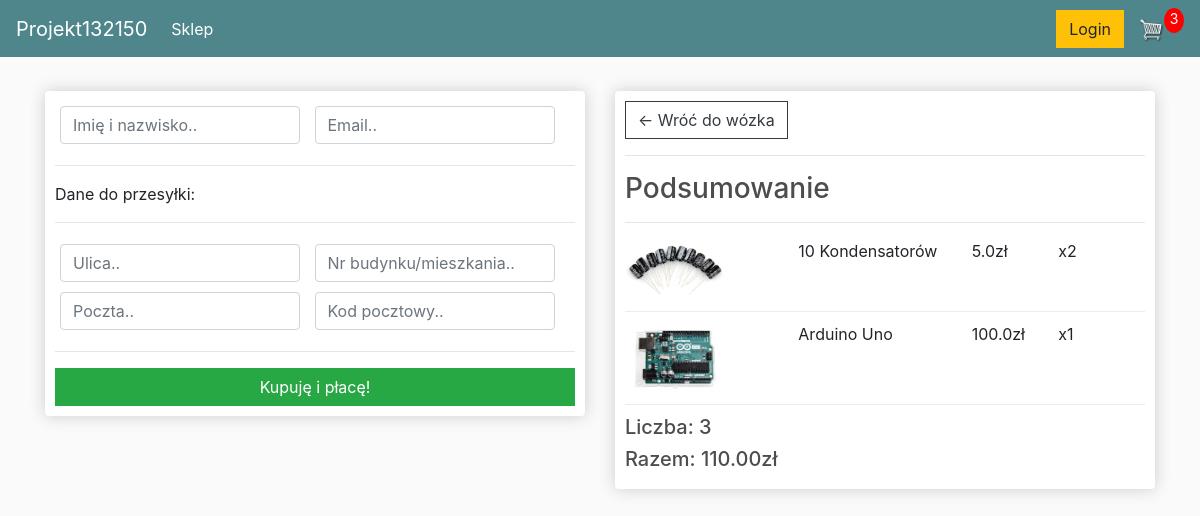
/checkout/ (signed in), run on an earlier commit of the app's database.
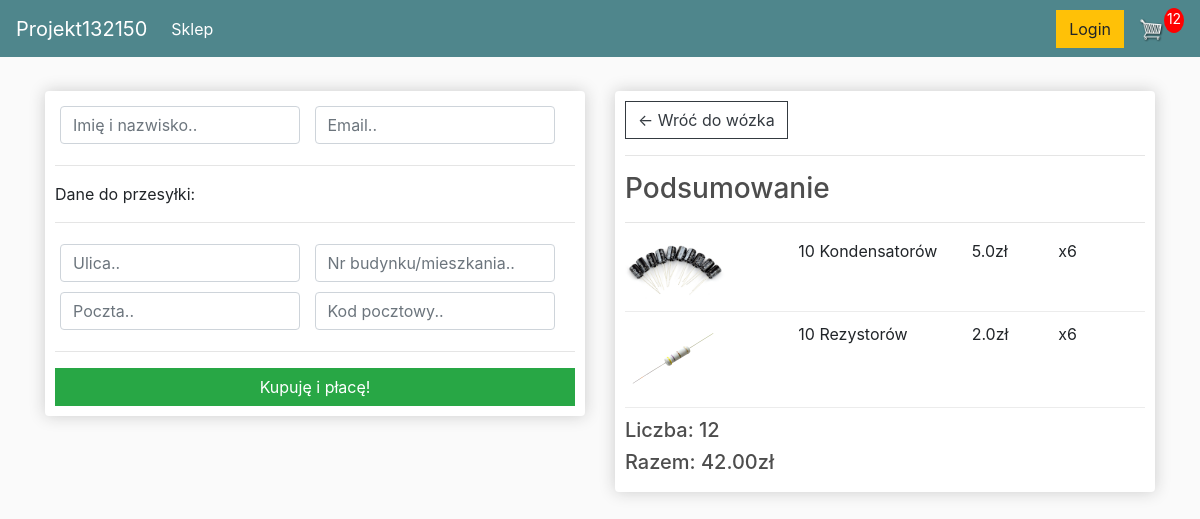
And on a later commit of the database.
### store/models.py (models this page shows, shortened)
class OrderItem(models.Model):
    product = models.ForeignKey(Product, on_delete=models.SET_NULL, blank = True, null=True)
    order = models.ForeignKey(Order, on_delete=models.SET_NULL, blank = True, null=True)
    quantity = models.IntegerField(default=0, null = True, blank = True)
    date_added = models.DateTimeField(auto_now_add=True)
    @property
    def get_total(self):
        total = self.product.price * self.quantity
        return total

class Product(models.Model):
     name = models.CharField(max_length=200, null=True)
     price = models.FloatField()
     digital = models.BooleanField(default = False, null=True, blank=False)
     image = models.ImageField(null=True, blank = True)

class Order(models.Model):
    customer = models.ForeignKey(Customer, on_delete=models.SET_NULL, blank = True, null=True)
    date_ordered = models.DateTimeField(auto_now_add=True)
    complete = models.BooleanField(default=False, null = True, blank=False)
    transaction_id = models.CharField(max_length=100, null=True)
    '''
    @property
    def shipping(self):
        shipping = False
        orderitems = self.orderitem_set.all()
        for i in orderitems:
            if i.product.digital == False
            shipping = True
        return shipping
    '''
    @property
    def get_cart_total(self):
        orderitems = self.orderitem_set.all()
        total = sum([item.get_total for item in orderitems])
        return total
    @property
    def get_cart_items(self):
        orderitems = self.orderitem_set.all()
        total = sum([item.quantity for item in orderitems])
        return total

### store/views.py (the view)
# urls.py: path('checkout/', views.checkout, name="checkout"),
def checkout(request):
     if request.user.is_authenticated:
          customer = request.user.customer
          order, created = Order.objects.get_or_create(customer=customer, complete=False)
          items = order.orderitem_set.all()
          cartItems = order.get_cart_items
     else:
          items = []
          order = {'get_cart_total': 0, 'get_cart_items':0}
          cartItems = order['get_cart_items']
     context = {'items':items, 'order':order, 'cartItems': cartItems}
     return render(request, 'store/checkout.html', context)

### store/templates/store/checkout.html (shortened to what this page needs)
{% extends 'store/main.html' %}
{% load static %}
{% block content %}
    <div class="row">
        <div class="col-lg-6">
            <div class="box-element" id="form-wrapper">
                <form id="form">
                    <div id="user-info">
                        <div class="form-field">
                            <input required class="form-control" type="text" name="name" placeholder="Imię i nazwisko..">
                        </div>
                        <div class="form-field">
                            <input required class="form-control" type="email" name="email" placeholder="Email..">
                        </div>
                    </div>
                    <div id="shipping-info">
                        <hr>
                        <p>Dane do przesyłki:</p>
                        <hr>
                        <div class="form-field">
                            <input class="form-control" type="text" name="address" placeholder="Ulica..">
                        </div>
                        <div class="form-field">
                            <input class="form-control" type="text" name="city" placeholder="Nr budynku/mieszkania..">
                        </div>
                        <div class="form-field">
                            <input class="form-control" type="text" name="state" placeholder="Poczta..">
                        </div>
                        <div class="form-field">
                            <input class="form-control" type="text" name="zipcode" placeholder="Kod pocztowy..">
                        </div>
                        <br>
                    </div>
                    <hr>
                    <input id="form-button" class="btn btn-success btn-block" type="submit" value="Kupuję i płacę!">
                </form>
            </div>
        </div>
        <div class="col-lg-6">
            <div class="box-element">
                <a  class="btn btn-outline-dark" href="{% url 'cart' %}">&#x2190; Wróć do wózka</a>
                <hr>
                <h3>Podsumowanie</h3>
                <hr>
                {% for item in items%}
                <div class="cart-row">
                    <div style="flex:2"><img class="row-image" src="{{item.product.image.url}}"></div>
                    <div style="flex:2"><p>{{item.product.name}}</p></div>
                    <div style="flex:1"><p>{{item.product.price}}zł</p></div>
                    <div style="flex:1"><p>x{{item.quantity}}</p></div>
                </div>
                {% endfor %}
                <h5>Liczba:   {{order.get_cart_items}}</h5>
                <h5>Razem:   {{order.get_cart_total|floatformat:2}}zł</h5>
            </div>
        </div>
    </div>
{% endblock content %}

What changed in the data, as far as the page shows it:
removed OrderItem: product.image (picture), product.name "Arduino Uno", product.price "100.0", quantity "1"
changed OrderItem "10 Kondensatorów": quantity "2" → "6"
added OrderItem: product.image (picture), product.name "10 Rezystorów", product.price "2.0", quantity "6"
changed through a linked row, Order: get_cart_items "3" → "12"; get_cart_total "110.00" → "42.00"
Also different on the page:
{{ cartItems }}: "3" → "12"
